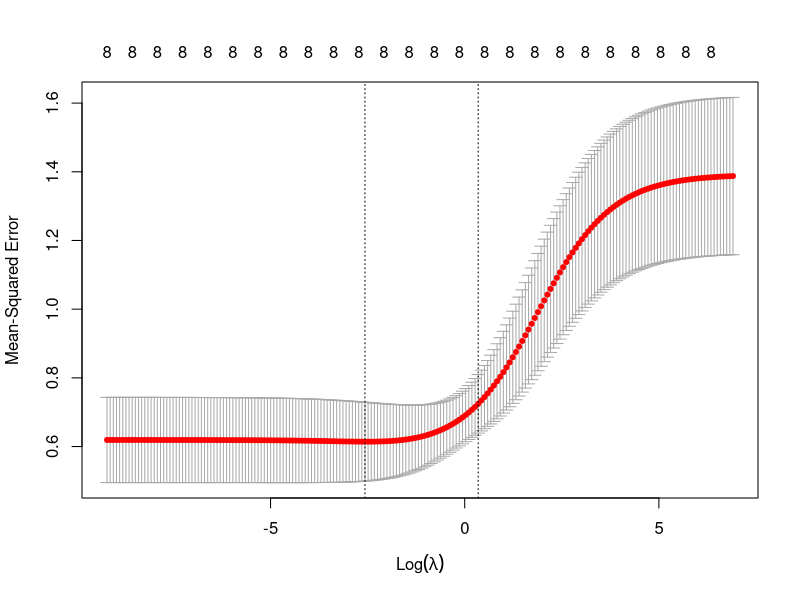
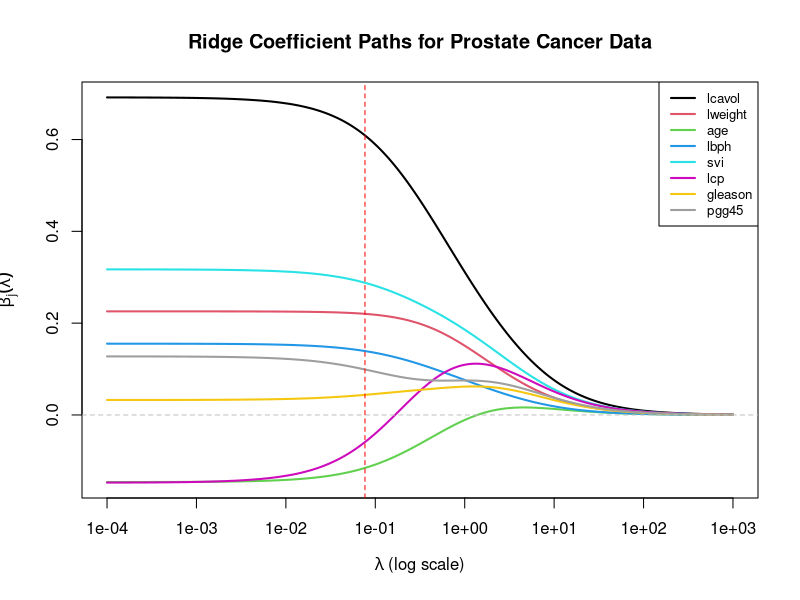
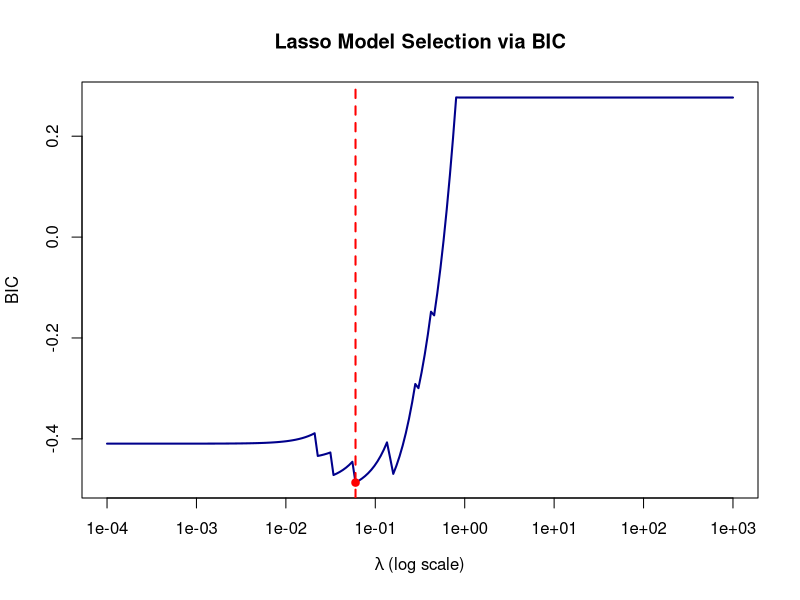
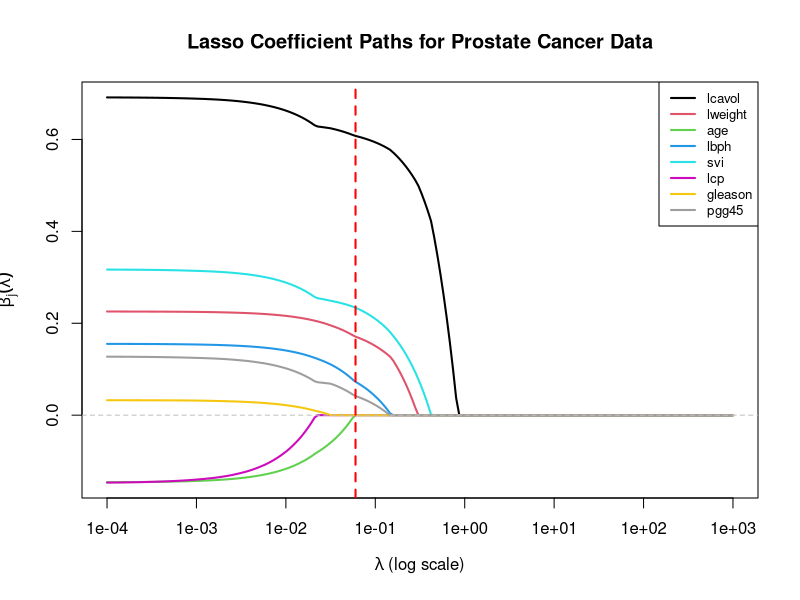

Write the R code that produced these figures, in order.
library(glmnet)

# Load data 
dat <- read.csv("projects/Assignments/Assignment2/data/Assignment1_Question1.csv")

# Extract the 8 covariates and response y = log(psa)
X_raw <- as.matrix(dat[, 2:9])
y <- log(dat$psa)

# Standardize covariates 
X_star <- scale(X_raw, center = TRUE, scale = TRUE)

# Intercept beta_0 is estimated by the sample mean of y
beta_0 <- mean(y)
cat("Estimated intercept (beta_0):", beta_0, "\n")

# Define a grid of 200 lambda values on a logarithmic scale
lambda_grid <- exp(seq(log(1e3), log(1e-4), length.out = 200))

# (a) Fit Ridge regression over the lambda grid

# 5-fold Cross-Validation to choose optimal lambda
set.seed(782)
folds <- sample(rep(1:5, length.out = nrow(X_star)))

ridge_cv <- cv.glmnet(
  x = X_star,
  y = y,
  alpha = 0,
  lambda = lambda_grid,
  foldid = folds,
  standardize = FALSE,
  type.measure = "mse"
)

# Plot CV MSE curve
plot(ridge_cv)

# Optimal lambda and corresponding Ridge coefficients
lambda_opt <- ridge_cv$lambda.min
cat("Optimal lambda (5-fold CV):", lambda_opt, "\n")
print(coef(ridge_cv, s = "lambda.min"))

# Coefficients shrinkage plot with value at optimal hyperparameter
ridge_fit <- glmnet(
  x = X_star,
  y = y,
  alpha = 0,
  lambda = lambda_grid,
  standardize = FALSE
)

# Plot all 8 estimated regression coefficients as a function of lambda in a single panel
matplot(
  x = ridge_fit$lambda,
  y = t(as.matrix(ridge_fit$beta)),
  type = "l",
  log = "x",
  lty = 1,
  lwd = 2,
  col = 1:8,
  xlab = expression(lambda ~ "(log scale)"),
  ylab = expression(hat(beta)[j](lambda)),
  main = "Ridge Coefficient Paths for Prostate Cancer Data"
)
abline(h = 0, lty = 2, col = "gray")
legend(
  "topright",
  legend = colnames(X_star),
  col = 1:8,
  lty = 1,
  lwd = 2,
  cex = 0.8
)
abline(v = ridge_cv$lambda.min, lty = 2, col = "red")


# Fit Lasso regression over the lambda grid (alpha = 1)
lasso_fit <- glmnet(
  x = X_star,
  y = y,
  alpha = 1,
  lambda = lambda_grid,
  standardize = FALSE
)

# Compute BIC for each lambda
n <- nrow(X_star)

y_hat <- predict(lasso_fit, newx = X_star)
rss <- colSums((y - y_hat)^2)
df <- lasso_fit$df # Number of non-zero slope coefficients

# BIC formula:  log(RSS / n) + df * log(n) / n
bic_values <- log(rss / n) + df * log(n) / n

# Optimal lambda minimizing BIC
opt_idx <- which.min(bic_values)
lambda_opt_bic <- lasso_fit$lambda[opt_idx]

cat("Optimal lambda (BIC):", lambda_opt_bic, "\n")
cat("Minimum BIC:", bic_values[opt_idx], "\n")
print(coef(lasso_fit, s = lambda_opt_bic))

# 1. Plot BIC curve as a function of lambda
plot(
  x = lasso_fit$lambda,
  y = bic_values,
  type = "l",
  log = "x",
  lwd = 2,
  col = "darkblue",
  xlab = expression(lambda ~ "(log scale)"),
  ylab = "BIC",
  main = "Lasso Model Selection via BIC"
)
abline(v = lambda_opt_bic, lty = 2, col = "red", lwd = 2)
points(lambda_opt_bic, bic_values[opt_idx], col = "red", pch = 19)

# 2. Plot all 8 estimated Lasso coefficients as a function of lambda
matplot(
  x = lasso_fit$lambda,
  y = t(as.matrix(lasso_fit$beta)),
  type = "l",
  log = "x",
  lty = 1,
  lwd = 2,
  col = 1:8,
  xlab = expression(lambda ~ "(log scale)"),
  ylab = expression(hat(beta)[j](lambda)),
  main = "Lasso Coefficient Paths for Prostate Cancer Data"
)
abline(h = 0, lty = 2, col = "gray")
abline(v = lambda_opt_bic, lty = 2, col = "red", lwd = 2)
legend(
  "topright",
  legend = colnames(X_star),
  col = 1:8,
  lty = 1,
  lwd = 2,
  cex = 0.8
)
